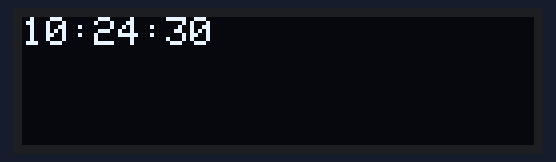
The program below on a simulated ESP32. Parts: 128×32 one-colour display. The local clock reads 2024-03-15 10:24:30 at power-on unless the program sets it; what the program prints to the serial monitor is not drawn.

Above: at 0.1 s.
At 4.2 s:
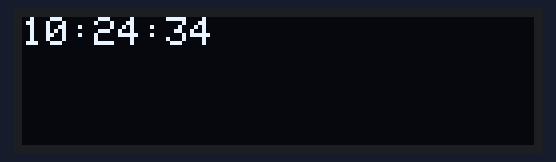
At 9.4 s:
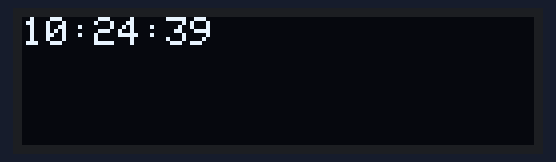
At 19.3 s:
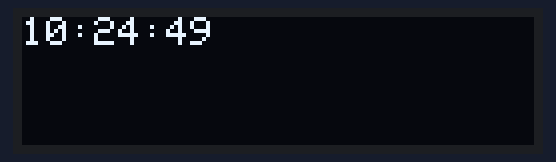
At 29.1 s:
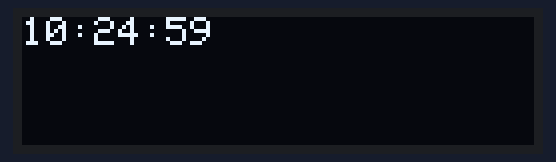
At 38.5 s:
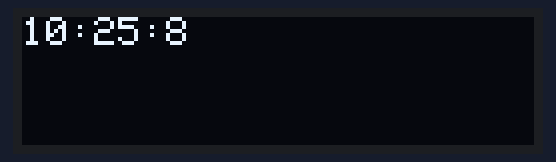

The program:

main.cpp
```cpp
#include <Arduino.h>
#include <Wire.h>
#include <Adafruit_SSD1306.h>
#include <Adafruit_GFX.h>
#include <DS3231.h>

DS3231 rtc;
Adafruit_SSD1306 display(128, 32, &Wire, (uint8_t)-1);

void setup()
{
  Serial.begin(115200);
  Wire.begin();

  if (!display.begin(SSD1306_SWITCHCAPVCC, 0x3c))
  {
    Serial.println(F("SSD1306 allocation failed"));
    for (;;)
      ;
  }

  display.setTextSize(1);      // Normal 1:1 pixel scale
  display.setTextColor(WHITE); // Draw white text
  display.setCursor(0, 0);     // Start at top-left corner
  display.cp437(true);         // Use full 256 char 'Code Page 437' font

  display.clearDisplay();
}

bool h12Flag = false;
bool PMFlag = false;

void loop()
{
  Serial.print(rtc.getHour(h12Flag, PMFlag));
  Serial.print(":");
  Serial.print(rtc.getMinute());
  Serial.print(":");
  Serial.println(rtc.getSecond());

  uint8_t hour = rtc.getHour(h12Flag, PMFlag);
  uint8_t minute = rtc.getMinute();
  uint8_t second = rtc.getSecond();

  String constructedTime = String(hour) + ":" + String(minute) + ":" + String(second);

  display.clearDisplay();
  display.setCursor(0, 0);
  display.write(constructedTime.c_str());
  display.display();

  delay(500);
}
```

Measured:
- what the display in image 1 shows lasts 1.0 s, from 4.2 s to 5.2 s
